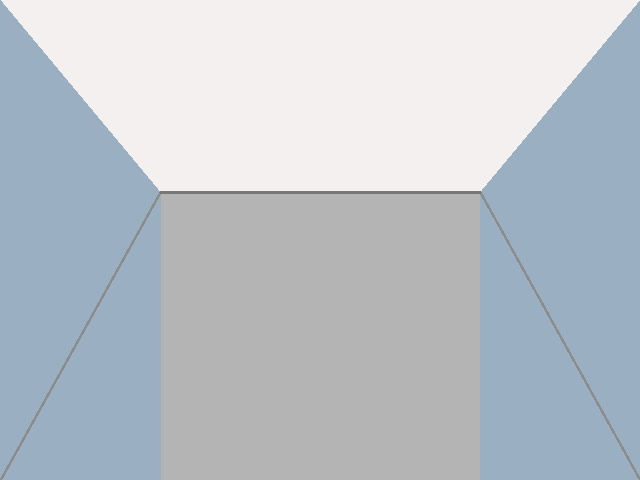
#> input picture data/test_frames/frame_01_clear.jpg, 640 x 480 px
$ python -i hazard_heuristics.py   (imports and definitions only)   (older library calls are emulated)
#> lines starting #> are read from the running program, lines starting #| are printed output that depends on the picture
### src/perception/distance.py
import json
from pathlib import Path
from typing import Any, Dict, Optional, Tuple


CONFIG_PATH = Path(__file__).parent.parent.parent / "config" / "reference_dimensions.json"


def load_reference_dimensions() -> Dict[str, Any]:
    if CONFIG_PATH.exists():
        try:
            with open(CONFIG_PATH, "r", encoding="utf-8") as f:
                return json.load(f)
        except Exception:
            pass
    return {}


REFERENCE_DIMENSIONS = load_reference_dimensions()
DEFAULT_FOCAL_LENGTH_PX: float = 650.0


class DistanceEstimator:
    """
    Estimates real-world distance from monocular 2D bounding boxes and frame geometry.
    Uses the optimal geometric dimension per class:
      - width: for wide/flat objects (four-wheelers, pillars, gates, tree trunks)
      - height: for upright objects (persons, chairs, stairs)
      - ground_contact: for low/irregular objects (stones, potholes, 2-wheelers, unidentified)
    Falls back to ground-plane projection when height/width is unreliable or cropped.
    """

    def __init__(self, focal_length_px: float = DEFAULT_FOCAL_LENGTH_PX):
        self.focal_length_px = focal_length_px
        self.dimensions = REFERENCE_DIMENSIONS

    # [225 lines left out: functions _get_class_config, get_effective_radius_padding, estimate_distance, evaluate_walking_lane, get_steering_direction, not called in this run]

### src/perception/hazard_heuristics.py
"""Heuristic computer vision detectors for campus environmental hazards:
stairs, potholes, walls, large stones/rubble, trees (via leaf/foliage density and trunk),
and architectural pillars/gates.
"""
from typing import List, Optional, Tuple
import cv2
import numpy as np
from .models import DetectedObstacle
from .distance import DistanceEstimator
from .shadow_filter import ShadowLightAnalyzer


# [753 lines that did not run here, left out]

>>> import cv2
>>> picture = cv2.imread('../../data/test_frames/frame_01_clear.jpg', cv2.IMREAD_GRAYSCALE)
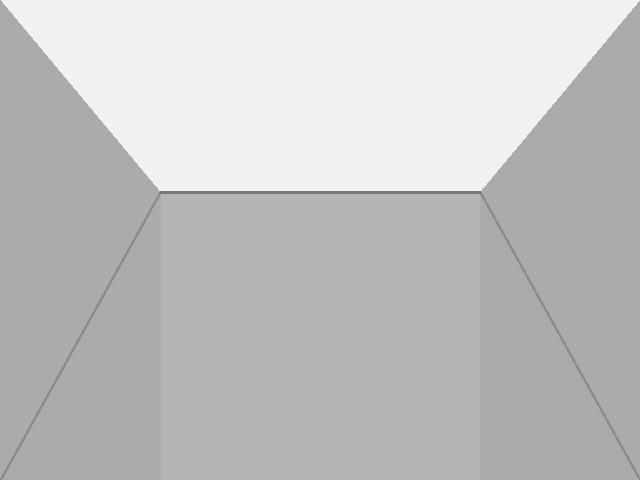
#> picture: shape (480, 640); min 117, max 247, mean 194.3
#> (the run stopped early here; a loop or call above may not have finished)

$ run again, on data/test_frames/frame_02_chair.jpg
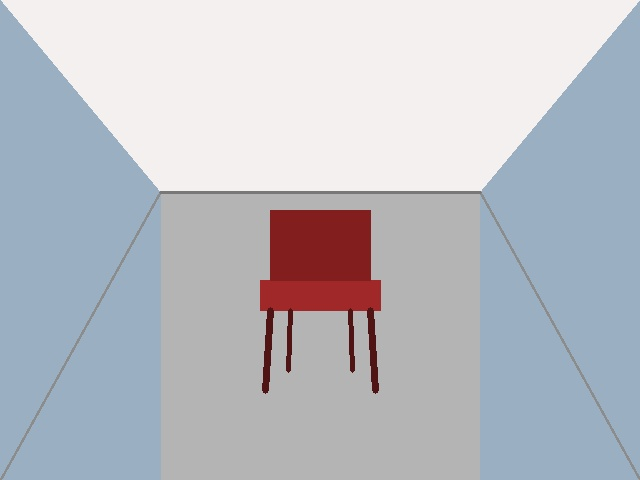
#> input picture data/test_frames/frame_02_chair.jpg, 640 x 480 px
#> `picture = cv2.imread('../../data/test_frames/frame_01_clear.jpg', cv2...`:
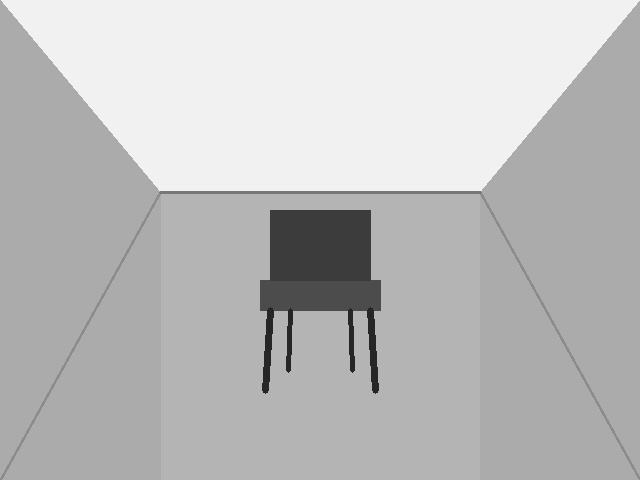
#> picture: shape (480, 640); min 32, max 247, mean 189.4

$ run again, on data/test_frames/frame_03_stairs.jpg
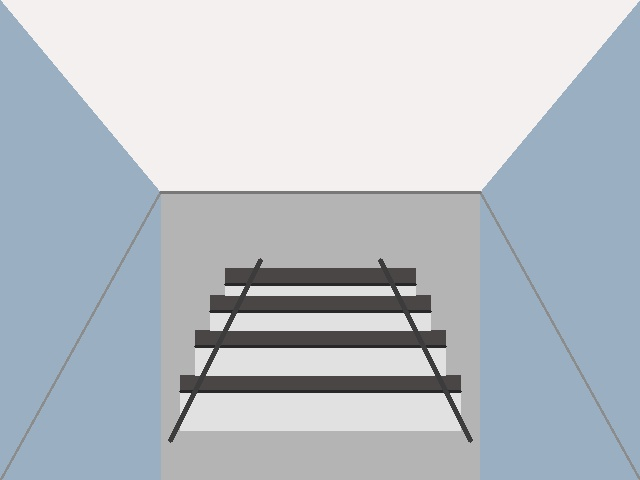
#> input picture data/test_frames/frame_03_stairs.jpg, 640 x 480 px
#> `picture = cv2.imread('../../data/test_frames/frame_01_clear.jpg', cv2...`:
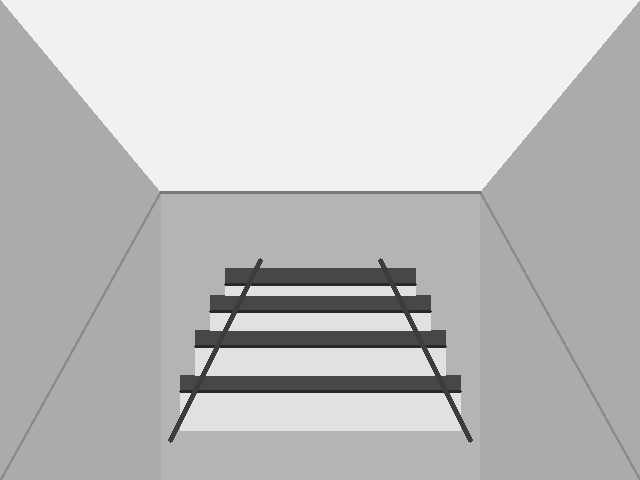
#> picture: shape (480, 640); min 35, max 247, mean 191
